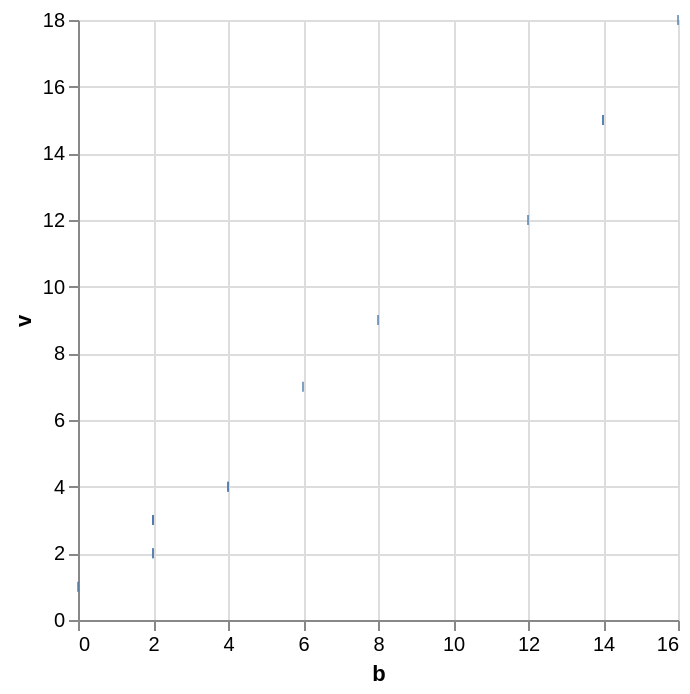

Write a Vega-Lite specification for this figure.
### Vega-Lite specification from a JSON file in a GitHub repository (floating-point values rounded to 4 significant figures)
{"$schema": "https://vega.github.io/schema/vega-lite/v6.json", "data": {"values": [{"v": 1}, {"v": 2}, {"v": 2}, {"v": 3}, {"v": 3}, {"v": 3}, {"v": 4}, {"v": 4}, {"v": 7}, {"v": 9}, {"v": 12}, {"v": 15}, {"v": 15}, {"v": 18}]}, "description": "Bin with an explicit bin transform.", "encoding": {"x": {"field": "b", "type": "quantitative"}, "y": {"field": "v", "type": "quantitative"}}, "mark": "tick", "transform": [{"as": "b", "bin": true, "field": "v"}], "usermeta": {"easel": {"standin_ratio": 0.0391, "threshold": 0.06}}}
